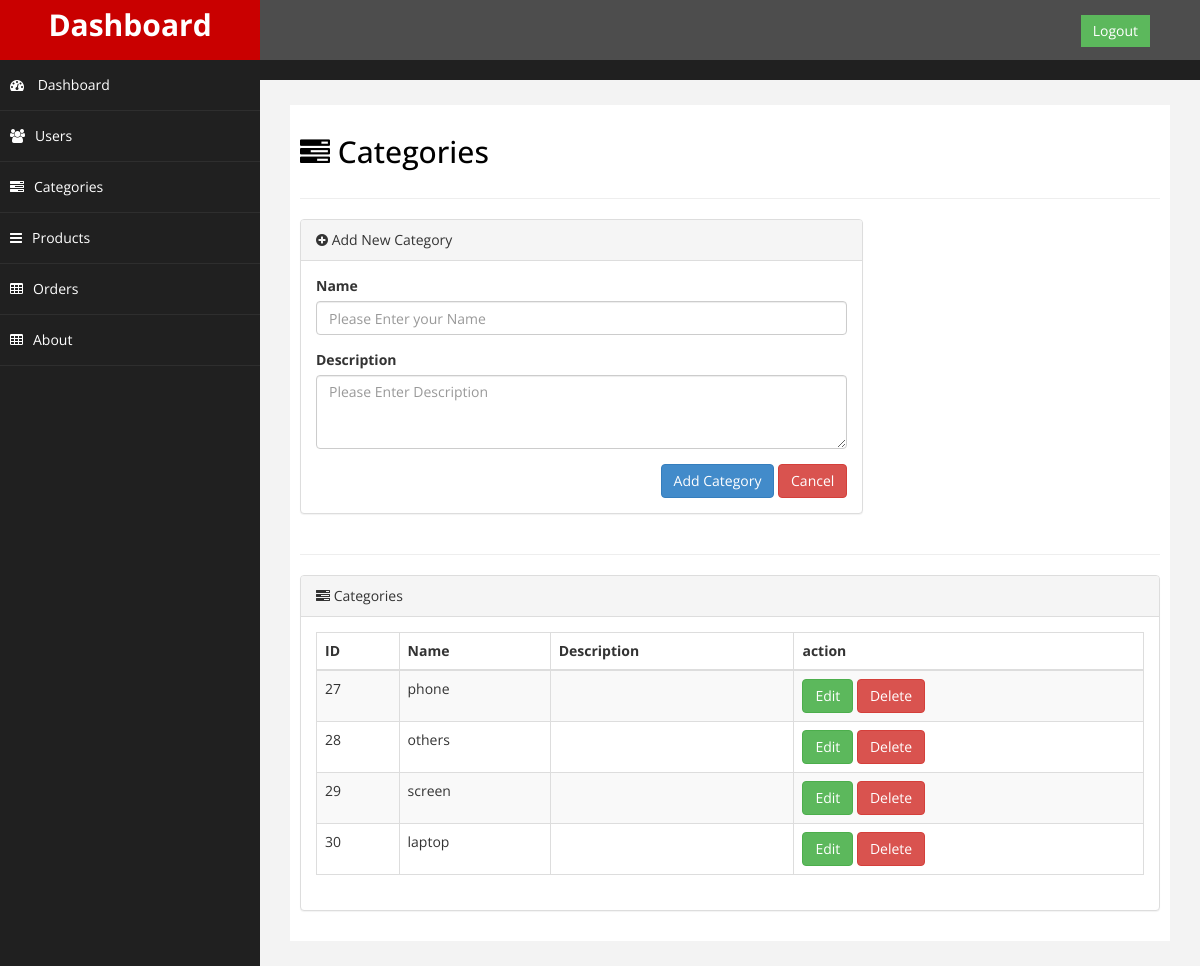
The app's page /admin/categories.php with its own data.
### tables this page shows
CREATE TABLE `categories` (
  `id` int(11) NOT NULL,
  `name` varchar(255) NOT NULL,
  `description` text NOT NULL
);

### admin/categories.php (the view, shortened to what this page needs)
<?php
include('header.php');
require('dbconnect.php');
?>
        <div id="page-wrapper">
            <div id="page-inner">
                <div class="row">
                    <div class="col-md-12">
                        <h2><i class="fa fa-tasks"></i> Categories</h2>
                    </div>
                </div>
                <hr />
                <div class="row">
                    <div class="col-md-8">
                        <div class="panel panel-default">
                            <div class="panel-heading">
                                <i class="fa fa-plus-circle"></i> Add New Category
                            </div>
                            <div class="panel-body">
                                <div class="row">
                                    <div class="col-md-12">
                                        <form role="form" method="post">
                                            <div class="form-group">
                                                <label>Name</label>
                                                <input type="text" placeholder="Please Enter your Name " name="name"
                                                    class="form-control" require/>
                                            </div>
                                            <div class="form-group">
                                                <label>Description</label>
                                                <textarea placeholder="Please Enter Description" name="description" class="form-control"
                                                    cols="30" rows="3"></textarea>
                                            </div>
                                            <div style="float:right;">
                                                <button type="submit" class="btn btn-primary" name="addcategory">Add Category</button>
                                                <button type="reset" class="btn btn-danger">Cancel</button>
                                            </div>
                                    </div>
                                </div>
                            </div>
                        </div>
                    </div>
                </div>
                <hr />
                <div class="row">
                    <div class="col-md-12">
                        <div class="panel panel-default">
                            <div class="panel-heading">
                                <i class="fa fa-tasks"></i> Categories
                            </div>
                            <div class="panel-body">
                                <div class="table-responsive">
                                    <table class="table table-striped table-bordered table-hover "
                                        id="dataTables-example">
                                        <thead>
                                            <tr>
                                                <th>ID</th>
                                                <th>Name</th>
                                                <th>Description</th>
                                                <th>action</th>
                                            </tr>
                                        </thead>
                                        <tbody>
                                        <?php
                                         $sql="select*from categories";
                                         $stm = $con->prepare($sql);
                                         $stm->execute();
                                        if($stm->rowCount()) {
                                           foreach($stm->fetchAll() as $row)  {
                                            $id= $row['id'];
                                            $name= $row['name'];
                                            $description= $row['description'];
                                        ?>
                                            <tr class="odd gradeX">
                                                <td><?php echo $id ?></td>
                                                <td><?php  echo $name?></td>
                                                <td><?php echo $description?></td>
                                                <td>
                                                    <a href="editcategory.php?action=edit&id=<?php echo $id ?>" class='btn btn-success'>Edit</a>
                                                    <a href="?action=delete&id=<?php echo $id?>" class='btn btn-danger' id="delete" onClick="return confirm('Are You Sure !!');"  >Delete</a>
                                                </td>
                                            </tr>
                                           <?php
                                             }
                                            }
                                           ?>
                                        </tbody>
                                    </table>
                                </div>
                            </div>
                        </div>
                    </div>
                </div>
            </div>
        </div>
    </div>
    <?php
include('footer.php');
?>

### admin/assets/css/custom.css (style rules this page uses)
body { font-family: 'Open Sans', sans-serif; }
#page-wrapper { padding: 15px 15px; min-height: 600px; background:#F3F3F3; }
#page-inner { width:100%; margin:10px 20px 10px 0px; background-color:#fff!important; padding:10px; min-height:600px; }
h2 { color: #000; }
@media (min-width:768px) { #page-wrapper { margin: 0 0 0 260px; padding: 15px 30px; } }

### records on screen
categories: id "27", name "phone"
categories: id "28", name "others"
categories: id "29", name "screen"
categories: id "30", name "laptop"
